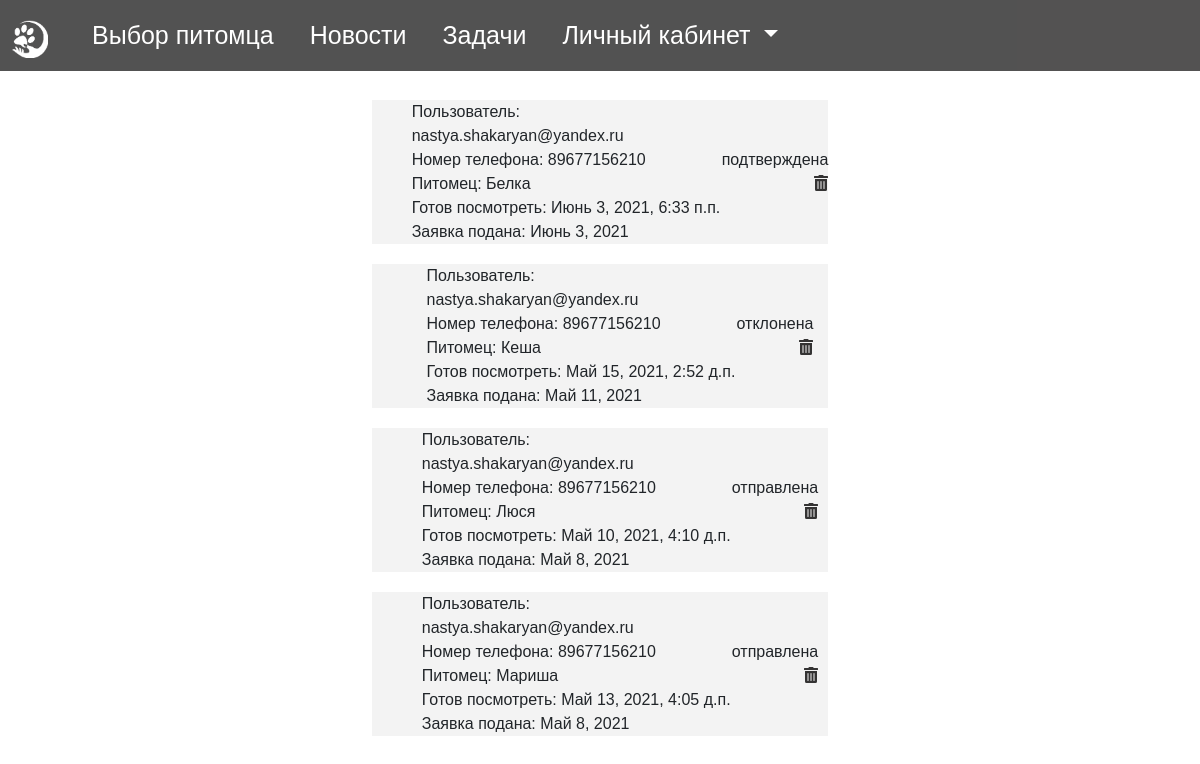
Page /pet/applications/1/ (signed in) on the earlier database version.
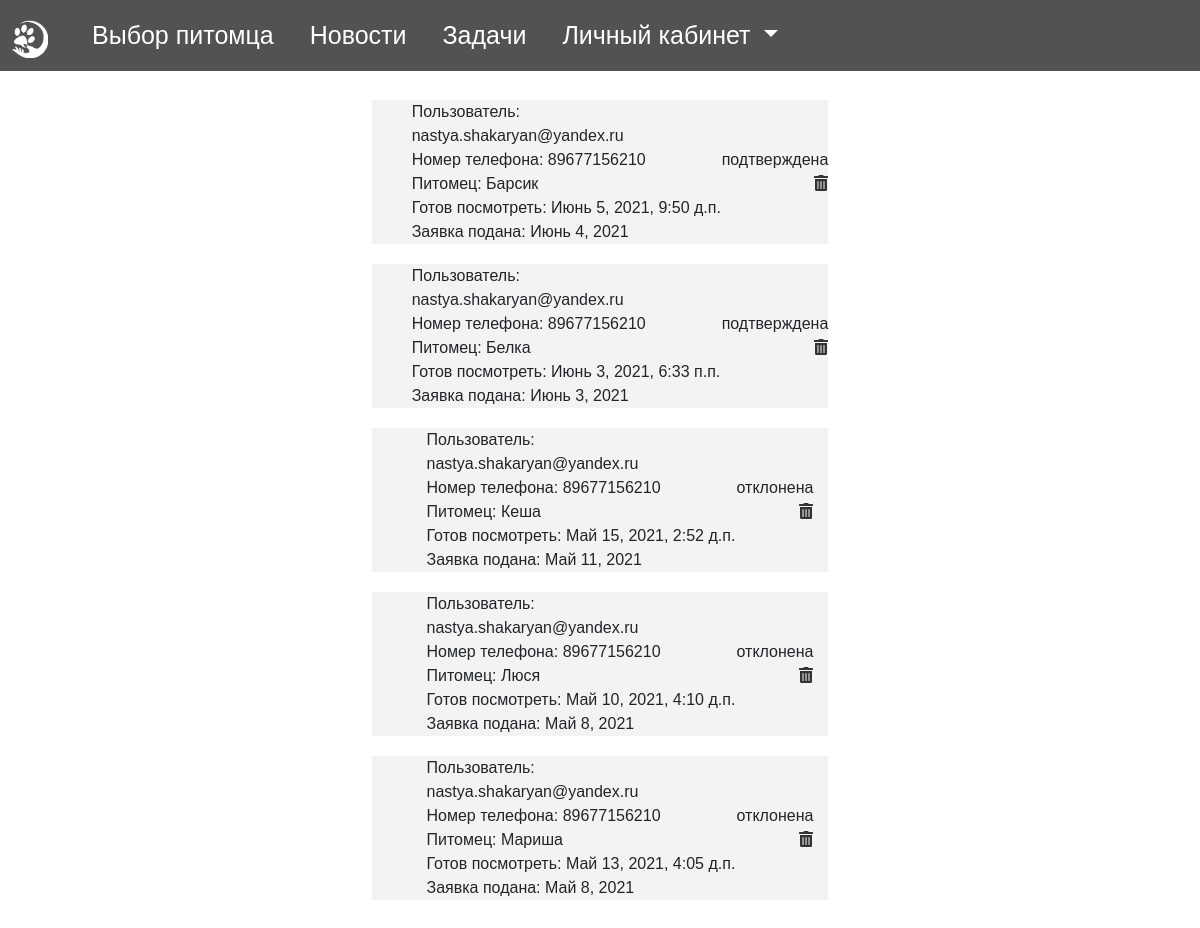
Same page on the later database version.
### Shelter/models.py (models this page shows, shortened)
class Order(models.Model):
    pet = models.ForeignKey(Pet, blank=True, on_delete=models.CASCADE)
    user = models.ForeignKey(Profile, blank=True, on_delete=models.CASCADE)
    dateCreate = models.DateField(auto_now_add=True, verbose_name="Дата добавления")
    datePickUp = models.DateField(null=True, verbose_name="Дата принятия", blank=True)
    dateViewing = models.DateTimeField(null=True, verbose_name="Дата просмотра животного", blank=True)
    STATUS_CHOICES = (
        ('sent', "отправлена"),
        ('accepted', "принята"),
        ('rejected', "отклонена"),
        ('confirmed', "подтверждена"),
    )
    status = models.CharField(max_length=15, verbose_name="Статус", choices=STATUS_CHOICES, default="sent")

class Profile(models.Model):
    user = models.OneToOneField(User, on_delete=models.CASCADE)
    first_name = models.CharField(max_length=100, blank=True)
    last_name = models.CharField(max_length=100, blank=True)
    phone_regex = RegexValidator(regex=r'^\+?1?\d{9,15}$',
                                 message="Phone number must be entered in the format: '+999999999'. Up to 15 digits allowed.")
    phoneNum = models.CharField(validators=[phone_regex], max_length=12, blank=True)
    class Type(models.TextChoices):
        MODERATOR = 'Moderator'
        CLIENT = 'Client'
        OWNER = 'Owner'
    type = models.CharField(
        max_length=9,
        choices=Type.choices,
        default='Client'
    )
    SEX_CHOICES = (
        ('male', "мужской"),
        ('female', "женский"),
    )
    sex = models.CharField(max_length=10, verbose_name="пол", choices=SEX_CHOICES, default='женский')
    def __str__(self):
        return self.user.username

class Pet(models.Model):
    name = models.CharField(verbose_name="Имя", max_length=200)
    age = models.IntegerField(verbose_name="Возраст")
    SEX_CHOICES = (
        ('male', "мальчик"),
        ('female', "девочка"),
    )
    sex = models.CharField(max_length=10, verbose_name="Пол", choices=SEX_CHOICES)
    TYPE_CHOICES = (
        ('cat', "кошка"),
        ('dog', "собака"),
    )
    type = models.CharField(max_length=10, verbose_name="Тип", choices=TYPE_CHOICES)
    COLOR_CHOICES = (
        ('black', "черный"),
        ('red', "рыжий"),
        ('white', "белый"),
        ('grey', "серый"),
        ('brown', "коричневый"),
        ('striped', "полосатый"),
        ('turtle', "черепаховый"),
        ('tricolor', "трехцветный"),
        ('spotted', 'пятнистый'),
        ('blackwhite', "черно-белый")
    )
    color = models.CharField(max_length=11, verbose_name="Цвет", choices=COLOR_CHOICES)
    WOOL_CHOICES = (
        ('bald', "лысый"),
        ('longhaired', "длинношерстный"),
        ('shorthaired', "короткошерстный"),
    )
    wool = models.CharField(max_length=15, verbose_name="Шерсть", choices=WOOL_CHOICES)
    CHARACTER_CHOICES = (
        ('Sanguine', "Сангвиник"),
        ('Melancholic', "Меланхолик"),
        ('Choleric', "Холерик"),
        ('Phlegmatic', "Флегматик"),
    )
    character = models.CharField(max_length=11, verbose_name="Характер", choices=CHARACTER_CHOICES)
    objects = models.Manager()
    description = models.TextField(default='', verbose_name="Описание", blank=True)
    shelter = models.ForeignKey(Shelter, verbose_name="Приют", on_delete=models.CASCADE)
    owner = models.ForeignKey(Profile, on_delete=models.CASCADE, verbose_name="Владелец", blank=True, null=True)
    vector = models.TextField(default='', verbose_name="Вектор", blank=True)
    def __str__(self):
        return " ".join([self.name])

### Shelter/application_pet_view.py (the view, shortened to what this page needs)
# urls.py: path('pet/applications/<int:num>/', application_pet_view.app),
def app(request, num):
    profile = Profile.objects.get(user=request.user)
    if profile.type == 'Client':
        apps = list(Order.objects.filter(user=profile))
        apps.reverse()
    return render(request, 'pet_applications.html', {'apps': apps, 'num': num})

### templates/pet_applications.html (shortened to what this page needs)
{% extends 'base.html' %}
{% load crispy_forms_filters %}
{% load static %}
{% block styles %}
    <link rel="stylesheet" href={% static 'css/card.css' %}>
{% endblock %}
{% block content %}
    {% include "includes/navbar.html" %}
    <div class="main">
        {% for el in apps %}
            <div class="inline-group main-group">
                <div class="reper" style="text-align: left; width: 350px; padding-left: 40px">
                    Пользователь: {{ el.user }}
                    <br>
                    Номер телефона: {{ el.user.phoneNum }}
                    <br>
                    Питомец: {{ el.pet }}
                    <br>
                    Готов посмотреть: {{ el.dateViewing }}
                    <br>
                    Заявка подана: {{ el.dateCreate }}
                </div>
                {% if num == 1 %}
                    <div class="column-rest">
                        {% if user.profile.type == 'Client' %}
                            {{ el.get_status_display }}
                            <br>
                            <a href="/delete_application_pet/{{ el.id }}" data-bs-toggle="tooltip"
                               data-bs-placement="right"
                               title data-bs-original-title="Отменить заявку"><i class="fas fa-trash-alt"></i></a>
                        {% endif %}
                    </div>
                {% endif %}
            </div>
        {% endfor %}
    </div>
{% endblock %}

Differences in the rows shown:
added Order: user "nastya.shakaryan@yandex.ru", user.phoneNum "89677156210", pet "Барсик", dateViewing "Июнь 5, 2021, 9:50 д.п.", dateCreate "Июнь 4, 2021", status "подтверждена"
changed Order "Май 10, 2021, 4:10 д.п.": status "отправлена" → "отклонена"
changed Order "Май 13, 2021, 4:05 д.п.": status "отправлена" → "отклонена"
